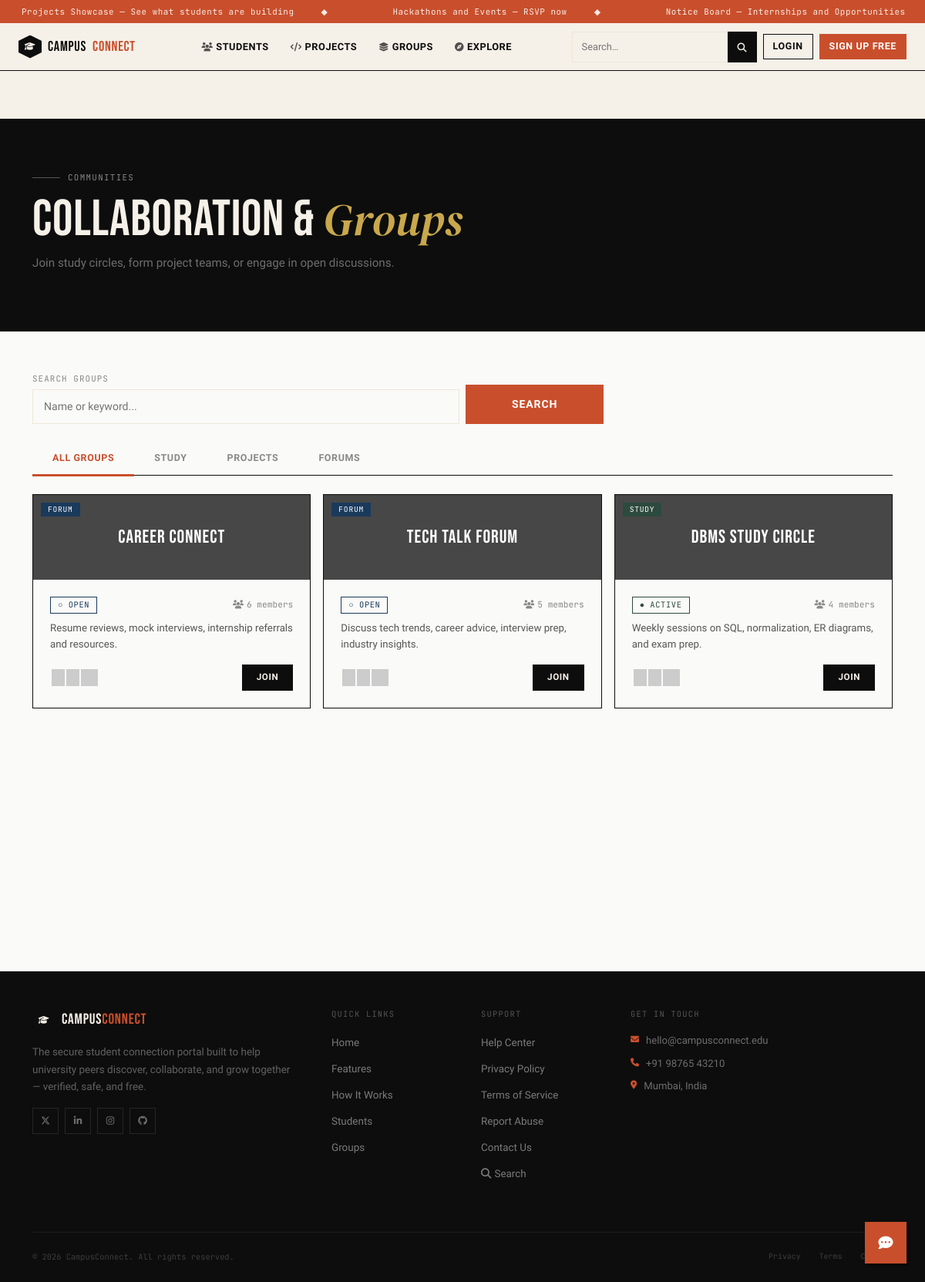
The app's page /pages/groups.php with its own data.
### tables this page shows
CREATE TABLE IF NOT EXISTS groups_list (
    id          INT AUTO_INCREMENT PRIMARY KEY,
    name        VARCHAR(150)        NOT NULL,
    description TEXT,
    type        ENUM('study','project','forum') DEFAULT 'study',
    status      ENUM('active','recruiting','open') DEFAULT 'active',
    created_by  INT,
    banner_img  VARCHAR(255)        DEFAULT '',
    created_at  TIMESTAMP           DEFAULT CURRENT_TIMESTAMP,
    FOREIGN KEY (created_by) REFERENCES users(id) ON DELETE SET NULL
);

### includes/config.php (called while the page is built, shortened)
<?php
function isLoggedIn(): bool {
    return isset($_SESSION['user_id']);
}
function e(string $s): string {
    return htmlspecialchars($s, ENT_QUOTES, 'UTF-8');
}

### pages/groups.php (the view, shortened to what this page needs)
<?php
require_once __DIR__ . '/../includes/config.php';
$db = getDB();
$type   = $_GET['type'] ?? 'all';
$search = trim($_GET['q'] ?? '');
$where  = ['1=1'];
$params = [];
$whereSQL = implode(' AND ', $where);
$stGroups = $db->prepare(
    "SELECT g.*, COUNT(gm.user_id) AS member_count
     FROM groups_list g
     LEFT JOIN group_members gm ON g.id = gm.group_id
     WHERE $whereSQL
     GROUP BY g.id ORDER BY member_count DESC"
);
$stGroups->execute($params);
$groups = $stGroups->fetchAll();
$myGroupIds = [];
$bannerSeeds = ['group1','group2','group3','group4','group5','group6','group7','group8'];
$avatarSets  = [['g1','g2','g3'],['g4','g5','g6'],['g7','g8','g9'],['g10','g11'],['g12','g13'],['g14','g15'],['g1','g4'],['g7','g10']];
include __DIR__ . '/../includes/header.php';
?>
<div style="margin-top:92px;background:var(--white);min-height:100vh;">
  <div style="background:var(--ink);padding:60px 0;">
    <div class="container">
      <div class="cc-section-label white-lbl reveal">Communities</div>
      <h1 class="cc-heading on-dark reveal d1">Collaboration &amp; <em>Groups</em></h1>
      <p class="reveal d2" style="color:rgba(255,255,255,.4);max-width:480px;margin-top:12px;font-size:.95rem;line-height:1.65;">
        Join study circles, form project teams, or engage in open discussions.
      </p>
    </div>
  </div>
  <div class="container py-5">
    <form method="GET" class="mb-4 reveal">
      <div class="row g-2 align-items-end">
        <div class="col-md-6">
          <label class="cc-form-label">Search Groups</label>
          <input type="text" name="q" value="<?= e($search) ?>" class="cc-form-input" placeholder="Name or keyword...">
        </div>
        <div class="col-md-2">
          <button type="submit" class="cc-form-submit w-100">Search</button>
        </div>
      </div>
    </form>
    <div class="cc-tab-strip mb-4 reveal">
      <?php foreach (['all'=>'All Groups','study'=>'Study','project'=>'Projects','forum'=>'Forums'] as $k => $label): ?>
      <a href="?type=<?= $k ?>&q=<?= urlencode($search) ?>"
         class="cc-tab-btn <?= $type === $k ? 'active' : '' ?>"><?= $label ?></a>
      <?php endforeach; ?>
    </div>
    <?php if ($groups): ?>
    <div class="row g-3 justify-content-start">
      <?php foreach ($groups as $gi => $grp):
        $seed   = $bannerSeeds[$gi % count($bannerSeeds)];
        $avSeeds= $avatarSets[$gi % count($avatarSets)];
        $joined = in_array($grp['id'], $myGroupIds);
        $statusLabel  = ['active'=>'● Active','recruiting'=>'◈ Recruiting','open'=>'○ Open'];
        $typeBadgeClass = ['study'=>'badge-study','project'=>'badge-project','forum'=>'badge-forum'];
        $mc = (int)$grp['member_count'];
      ?>
      <div class="col-lg-4 col-md-6">
        <div class="cc-group-card reveal d<?= ($gi % 3) + 1 ?>" data-type="<?= e($grp['type']) ?>">
          <div class="cc-group-banner">
            <img src="https://picsum.photos/seed/<?= $seed ?>/600/300" alt="">
            <span class="cc-group-type-badge <?= $typeBadgeClass[$grp['type']] ?? '' ?>"><?= ucfirst(e($grp['type'])) ?></span>
            <div class="cc-group-banner-text"><?= e($grp['name']) ?></div>
          </div>
          <div class="cc-group-body">
            <div class="d-flex justify-content-between align-items-center mb-2">
              <span class="cc-group-status <?= e($grp['status']) ?>"><?= $statusLabel[$grp['status']] ?? '' ?></span>
              <span class="cc-group-members"><i class="fas fa-users me-1"></i><?= $mc ?> <?= $mc === 1 ? 'member' : 'members' ?></span>
            </div>
            <p class="cc-group-desc mb-3"><?= e($grp['description']) ?></p>
            <div class="d-flex justify-content-between align-items-center">
              <div class="d-flex">
                <?php foreach ($avSeeds as $av): ?>
                <img class="cc-group-avatar" src="https://picsum.photos/seed/<?= $av ?>/40/40" alt="">
                <?php endforeach; ?>
              </div>
              <?php if ($joined): ?>
              <span style="display:inline-flex;align-items:center;padding:7px 16px;border:1.5px solid var(--moss);color:var(--moss);font-size:.73rem;font-weight:600;text-transform:uppercase;letter-spacing:.05em;">
                ✓ Joined
              </span>
              <?php else: ?>
              <a href="login.php" class="cc-group-join" style="display:inline-flex;align-items:center;">Join</a>
              <?php endif; ?>
            </div>
          </div>
        </div>
      </div>
      <?php endforeach; ?>
    </div>
    <?php endif; ?>
  </div>
</div>
<?php include __DIR__ . '/../includes/footer.php'; ?>

### records on screen
groups_list: type "FORUM", name "Career Connect", status "○ OPEN", mc "6", shows "members", description "Resume reviews, mock interviews, internship referrals and resources.", shows "JOIN"
groups_list: type "FORUM", name "Tech Talk Forum", status "○ OPEN", mc "5", shows "members", description "Discuss tech trends, career advice, interview prep, industry insights.", shows "JOIN"
groups_list: type "STUDY", name "DBMS Study Circle", status "● ACTIVE", mc "4", shows "members", description "Weekly sessions on SQL, normalization, ER diagrams, and exam prep.", shows "JOIN"

### other values on screen
$t "Projects Showcase — See what students are building"
$t "Hackathons and Events — RSVP now"
$t "Notice Board — Internships and Opportunities"
$label "ALL GROUPS"
$label "STUDY"
$label "PROJECTS"
$label "FORUMS"
